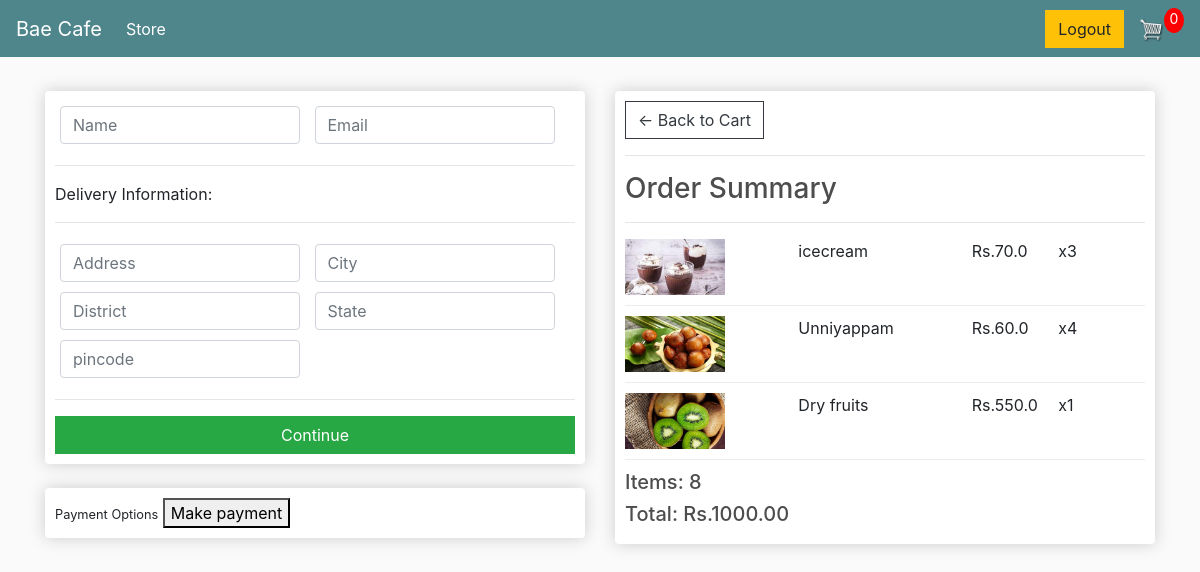
/checkout/ (signed in), run on an earlier commit of the app's database.
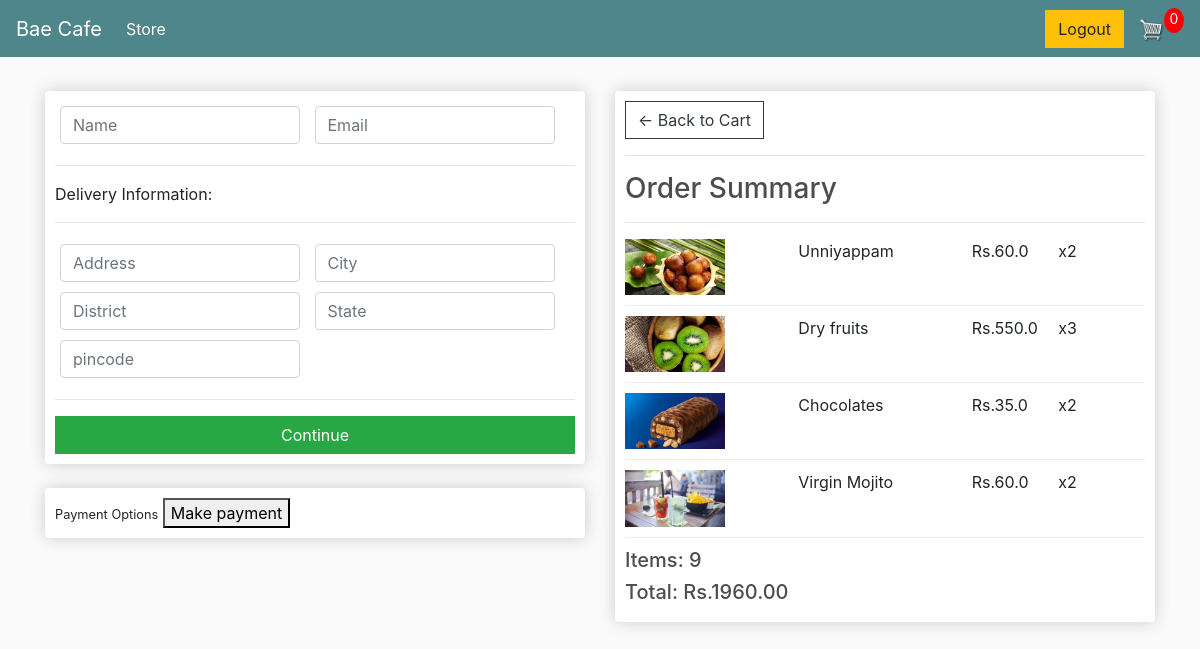
And on a later commit of the database.
### store/models.py (models this page shows, shortened)
class OrderItem(models.Model):
	product = models.ForeignKey(Product, on_delete=models.SET_NULL, null=True)
	order = models.ForeignKey(Order, on_delete=models.SET_NULL, null=True)
	quantity = models.IntegerField(default=0, null=True, blank=True)
	date_added = models.DateTimeField(auto_now_add=True)
	@property
	def get_total(self):
		total = self.product.price * self.quantity
		return total

class Product(models.Model):
	name = models.CharField(max_length=200)
	price = models.FloatField()
	image = models.ImageField(null=True, blank=True)
	@property
	def imageURL(self):
		try:
			url = self.image.url
		except:
			url = ''
		return url

class Order(models.Model):
	customer = models.ForeignKey(Customer, on_delete=models.SET_NULL, null=True, blank=True)
	date_ordered = models.DateTimeField(auto_now_add=True)
	complete = models.BooleanField(default=False)
	transaction_id = models.CharField(max_length=100, null=True)
	@property
	def get_cart_total(self):
		orderitems = self.orderitem_set.all()
		total = sum([item.get_total for item in orderitems])
		return total
	@property
	def get_cart_items(self):
		orderitems = self.orderitem_set.all()
		total = sum([item.quantity for item in orderitems])
		return total

### store/views.py (the view)
# urls.py: path('checkout/', views.checkout, name="checkout"),
def checkout(request):
     if request.user.is_authenticated:
          customer = request.user.customer
          order, created = Order.objects.get_or_create(customer=customer, complete=False)
          items= order.orderitem_set.all()
     else:
          items = []
          order = {'get_cart_total':0,'get_cart_items':0}
     context = {'items':items,'order':order}
     return render(request, 'store/checkout.html', context)

### store/templates/store/checkout.html (shortened to what this page needs)
{% extends 'store/main.html' %}
{% load static %}
{% block content %}
     <div class="row">
		<div class="col-lg-6">
			<div class="box-element" id="form-wrapper">
				<form id="form">
					<div id="user-info">
						<div class="form-field">
							<input required class="form-control" type="text" name="name" placeholder="Name">
						</div>
						<div class="form-field">
							<input required class="form-control" type="email" name="email" placeholder="Email">
						</div>
					</div>
					<div id="shipping-info">
						<hr>
						<p>Delivery Information:</p>
						<hr>
						<div class="form-field">
							<input class="form-control" type="text" name="address" placeholder="Address">
						</div>
						<div class="form-field">
							<input class="form-control" type="text" name="city" placeholder="City">
						</div>
						<div class="form-field">
							<input class="form-control" type="text" name="state" placeholder="District">
						</div>
						<div class="form-field">
							<input class="form-control" type="text" name="zipcode" placeholder="State">
						</div>
						<div class="form-field">
							<input class="form-control" type="text" name="country" placeholder="pincode">
						</div>
					</div>
					<hr>
					<input id="form-button" class="btn btn-success btn-block" type="submit" value="Continue">
				</form>
			</div>
			<br>
			<div class="box-element " id="payment-info">
				<small>Payment Options</small>
				<button id="make-payment">Make payment</button>
			</div>
		</div>
		<div class="col-lg-6">
			<div class="box-element">
				<a  class="btn btn-outline-dark" href="{% url 'cart' %}">&#x2190; Back to Cart</a>
				<hr>
				<h3>Order Summary</h3>
				<hr>
				{%for item in items%}
				<div class="cart-row">
					<div style="flex:2"><img class="row-image" src="{{item.product.imageURL}}"></div>
					<div style="flex:2"><p>{{item.product.name}}</p></div>
					<div style="flex:1"><p>Rs.{{item.product.price}}</p></div>
					<div style="flex:1"><p>x{{item.quantity}}</p></div>
				</div>
				{% endfor %}
				<h5>Items:   {{order.get_cart_items}}</h5>
				<h5>Total:   Rs.{{order.get_cart_total|floatformat:2}}</h5>
			</div>
		</div>
	</div>
{% endblock content %}

What changed in the data, as far as the page shows it:
removed OrderItem: product.imageURL (picture), product.name "icecream", product.price "70.0", quantity "3"
changed OrderItem "Unniyappam": quantity "4" → "2"
changed OrderItem "Dry fruits": quantity "1" → "3"
added OrderItem: product.imageURL (picture), product.name "Chocolates", product.price "35.0", quantity "2"
added OrderItem: product.imageURL (picture), product.name "Virgin Mojito", product.price "60.0", quantity "2"
changed through a linked row, Order: get_cart_items "8" → "9"; get_cart_total "1000.00" → "1960.00"
